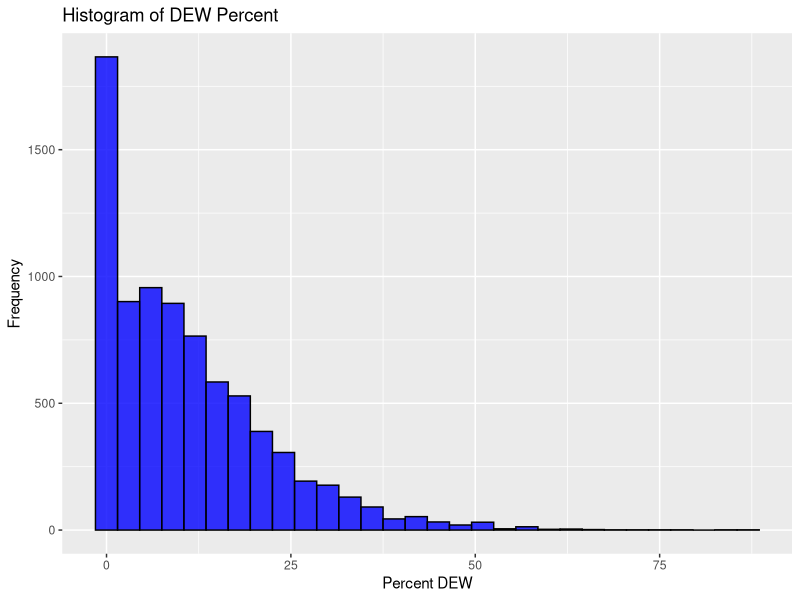
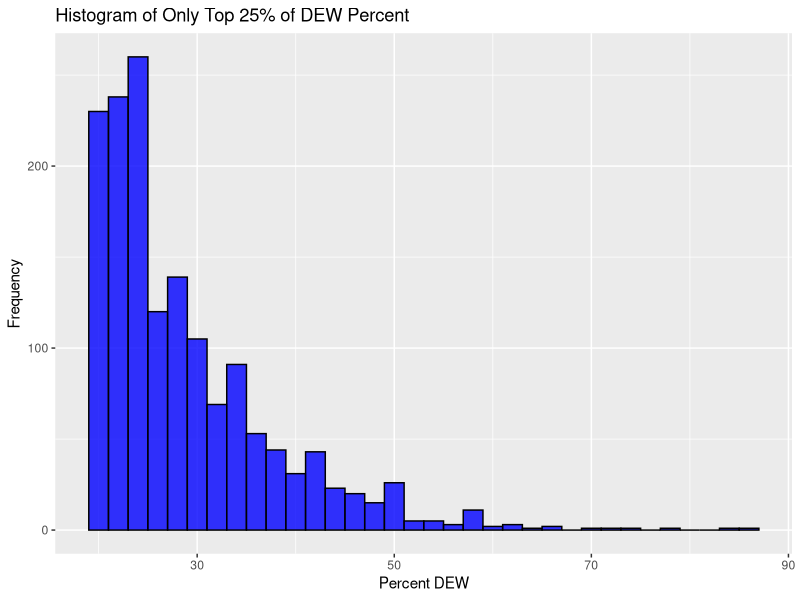
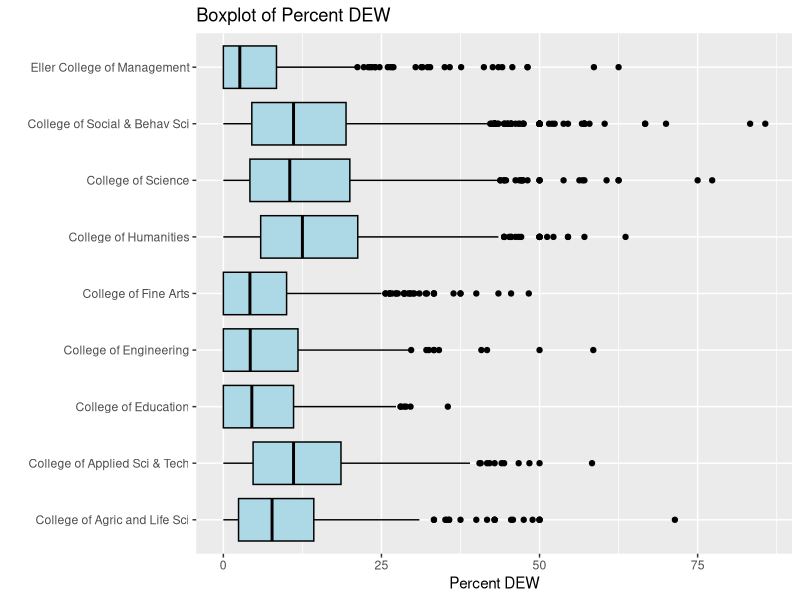
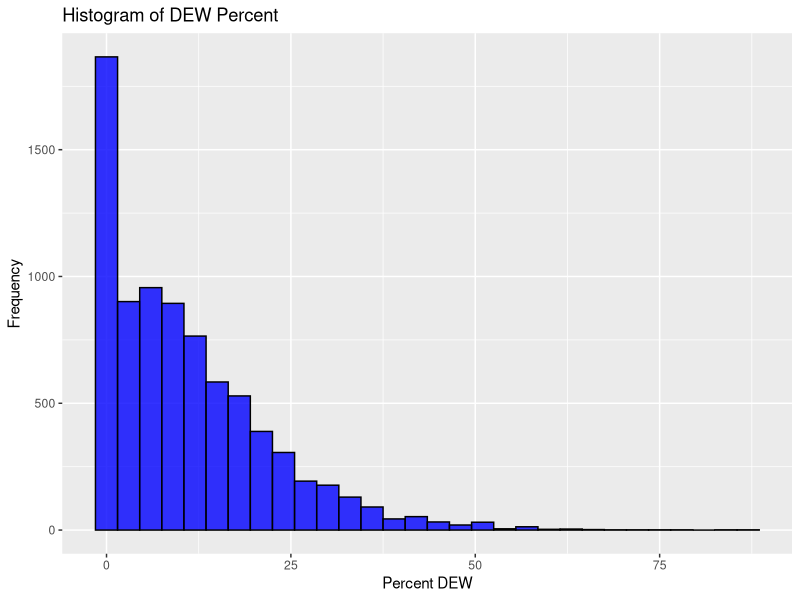

The R source for these figures, in order: (Note: this script raises an error after producing the figures.)
## ---- chunk 1
#| code-fold: true
#| code-summary: "Load Libraries"

suppressWarnings(library(tidyverse))
library(knitr)
library(lubridate)
library(ggplot2)
library(dplyr)
## ---- chunk 2
#| code-fold: true
#| code-summary: "Read in Data"
# read in data
anomaly_data <- read.csv("data/study_data.csv")
## ---- chunk 3
#| code-fold: true
#| code-summary: "Quartiles for DEW Percents"
summary(anomaly_data$Percent.DEW)
## ---- chunk 4
#| code-fold: true
#| code-summary: "Histogram of DEW Percentage"
g1 <- ggplot(anomaly_data, aes(x = Percent.DEW)) +
  geom_histogram(binwidth = 3, fill = "blue", color = "black", alpha = 0.8) +
  labs(title = "Histogram of DEW Percent", x = "Percent DEW", y = "Frequency")

ggsave("images/g1.png", plot=g1)
g1
## ---- chunk 5
#| code-fold: true
#| code-summary: "Histogram of Only Top 25% of DEW"

# create new df of the top quartile
anomaly_25 <- anomaly_data %>% 
  filter(Percent.DEW>19)

ggplot(anomaly_25, aes(x = Percent.DEW)) +
  geom_histogram(binwidth = 2, fill = "blue", color = "black", alpha = 0.8) +
  labs(title = "Histogram of Only Top 25% of DEW Percent", x = "Percent DEW", y = "Frequency")
## ---- chunk 6
#| code-fold: true
#| code-summary: "Box Plot of DEW Percent"
ggplot(anomaly_data, aes(y = College, x = Percent.DEW)) +
  geom_boxplot(fill = "lightblue", color = "black") +
  labs(title = "Boxplot of Percent DEW",  x = "Percent DEW", y="")

## ---- chunk 7
#| code-fold: true
#| code-summary: "Box Plot of DEW Percent by Term"
ggplot(anomaly_data, aes(y = Mode, x = Percent.DEW)) +
  geom_boxplot(fill = "lightblue", color = "black") +
  labs(title = "Boxplot of Percent DEW by Term",  x = "Percent DEW", y="")+
    facet_wrap(~TERM_LD, ncol=2)
## ---- chunk 8
#| code-fold: true
#| code-summary: "Box Plot of DEW Percent by College"
ggplot(anomaly_data, aes(y = Mode, x = Percent.DEW)) +
  geom_boxplot(fill = "lightblue", color = "black") +
  labs(title = "Boxplot of Percent DEW by College",  x = "Percent DEW", y="")+
  facet_wrap(~College, ncol=3)
## ---- chunk 9
#| code-fold: true
#| code-summary: "Create Classification"
# create column to label high dew percentage courses
anomaly_data <- anomaly_data %>% 
  mutate(DEW_Class = case_when(
    Percent.DEW < 30 ~ 0,
    Percent.DEW >= 30 ~ 1
  ))
## ---- chunk 10
#| code-fold: true
#| code-summary: "Table and Box Plot of High DEW Percentage Courses"
high_risk <- anomaly_data %>% 
  filter(DEW_Class > 0)

ggplot(high_risk, aes(y = College, x = Percent.DEW)) +
  geom_boxplot(fill = "lightblue", color = "black") +
  labs(title = "Boxplot of Percent DEW",  x = "Percent DEW", y="")

high_total <- aggregate(DEW_Class~College + TERM_LD, data=high_risk, sum)
high_total <- high_total %>% pivot_wider(names_from = TERM_LD, values_from = DEW_Class)
kable(high_total, caption =  "Total High Risk Courses for Each College per Semester")
  
## ---- chunk 11
#| code-fold: true
#| code-summary: "Table of High Risk Courses For College of Social and Behavioral Sciences by Department and Term"
high_soc <- high_risk %>% filter(College == "College of Social & Behav Sci")
high_total <- aggregate(DEW_Class~Department + TERM_LD, data=high_soc, sum)
high_total <- high_total %>% pivot_wider(names_from = TERM_LD, values_from = DEW_Class)
kable(high_total, caption =  "Total High Risk Course for College of Social and Behavioral Sciences per Semester")
## ---- chunk 12
#| code-fold: true
#| code-summary: "Table of High Risk Courses For College of Social and Behavioral Sciences by Department and Mode"
high_soc <- high_risk %>% filter(College == "College of Social & Behav Sci")
high_total <- aggregate(DEW_Class~Department + Mode, data=high_soc, sum)
high_total <- high_total %>% pivot_wider(names_from = Mode, values_from = DEW_Class)
kable(high_total, caption =  "Total High Risk Course for College of Social and Behavioral Sciences per Semester")
